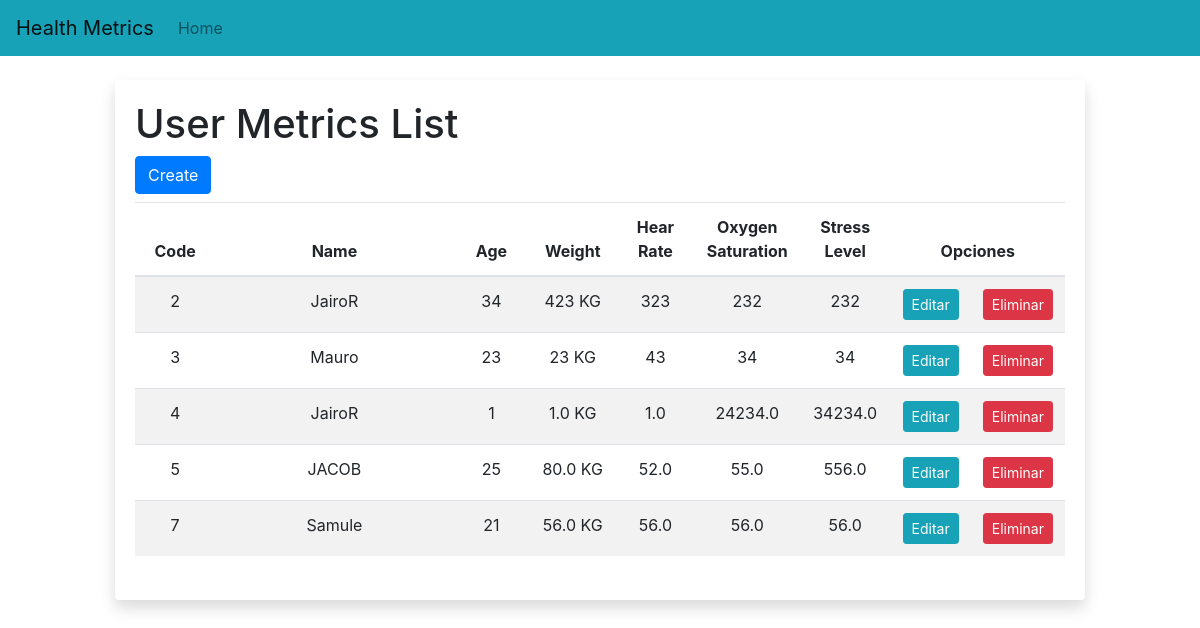
The app's page /, older data.
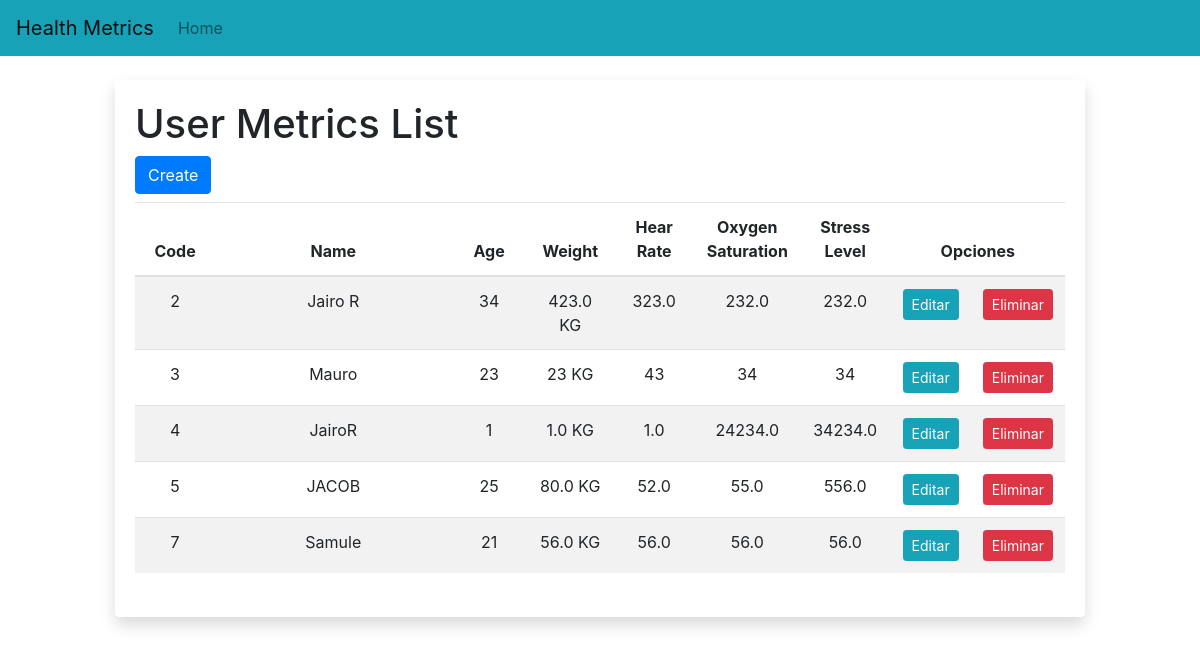
The same page, newer data.
### healthMetrics/models.py (models this page shows, shortened)
class User(models.Model):
    id: models.AutoField(primary_key=True)
    name = models.CharField(max_length=100)
    lastname = models.CharField(max_length=100)
    age = models.CharField(max_length=100)
    weight = models.CharField(max_length=100)
    hearRate = models.CharField(max_length=100)
    oxygenSaturation = models.CharField(max_length=100)
    stressLevel = models.CharField(max_length=100)

### healthMetrics/views.py (the view)
# urls.py: 2. Add a URL to urlpatterns:  path('', views.home, name='home')
def home(request):
    users = User.objects.all()
    return render(request, 'gestionUser.html', {"users": users})

### healthMetrics/templates/gestionUser.html (shortened to what this page needs)
{% extends "./index.html" %}
{% block body %}
<div class="row d-flex justify-content-center py-4">
    <div class="col-md-10">
        <div class="card shadow border-0">
            <div class="card-body">
                <h1 class="fs-5">User Metrics List</h1>
                <a class="btn btn-primary" href="createUser">Create</a>
                <div class="table-responsive py-2">
                    <table id="table-users" class="table table-striped">
                        <thead>
                            <tr>
                                <th>Code</th>
                                <th>Name</th>
                                <th>Age</th>
                                <th>Weight</th>
                                <th>Hear Rate</th>
                                <th>Oxygen Saturation</th>
                                <th>Stress Level</th>
                                <th colspan="2">Opciones</th>
                            </tr>
                        </thead>
                        <tbody>
                            {% for u in users %}
                            <tr>
                                <td width="10%">{{u.id}}</td>
                                <td width="40%">{{u.name}}</td>
                                <td width="10%">{{u.age}}</td>
                                <td width="10%">{{u.weight}} KG</td>
                                <td width="10%">{{u.hearRate}}</td>
                                <td width="10%">{{u.oxygenSaturation}}</td>
                                <td width="10%">{{u.stressLevel}}</td>
                                <td><a href="editingUser/{{u.id}}" class="btn btn-info btn-sm">Editar</a></td>
                                <td><a href="deleteUser/{{u.id}}" class="btn btn-danger btn-sm btnEliminacion">Eliminar</a></td>
                            </tr>
                            {% endfor %}
                        </tbody>
                    </table>
                </div>
            </div>
        </div>
    </div>
</div>
{% endblock %}

Row changes from the older to the newer data that the page shows:
changed User id 2: name "JairoR" → "Jairo R"; weight "423" → "423.0"; hearRate "323" → "323.0"; oxygenSaturation "232" → "232.0"; stressLevel "232" → "232.0"
